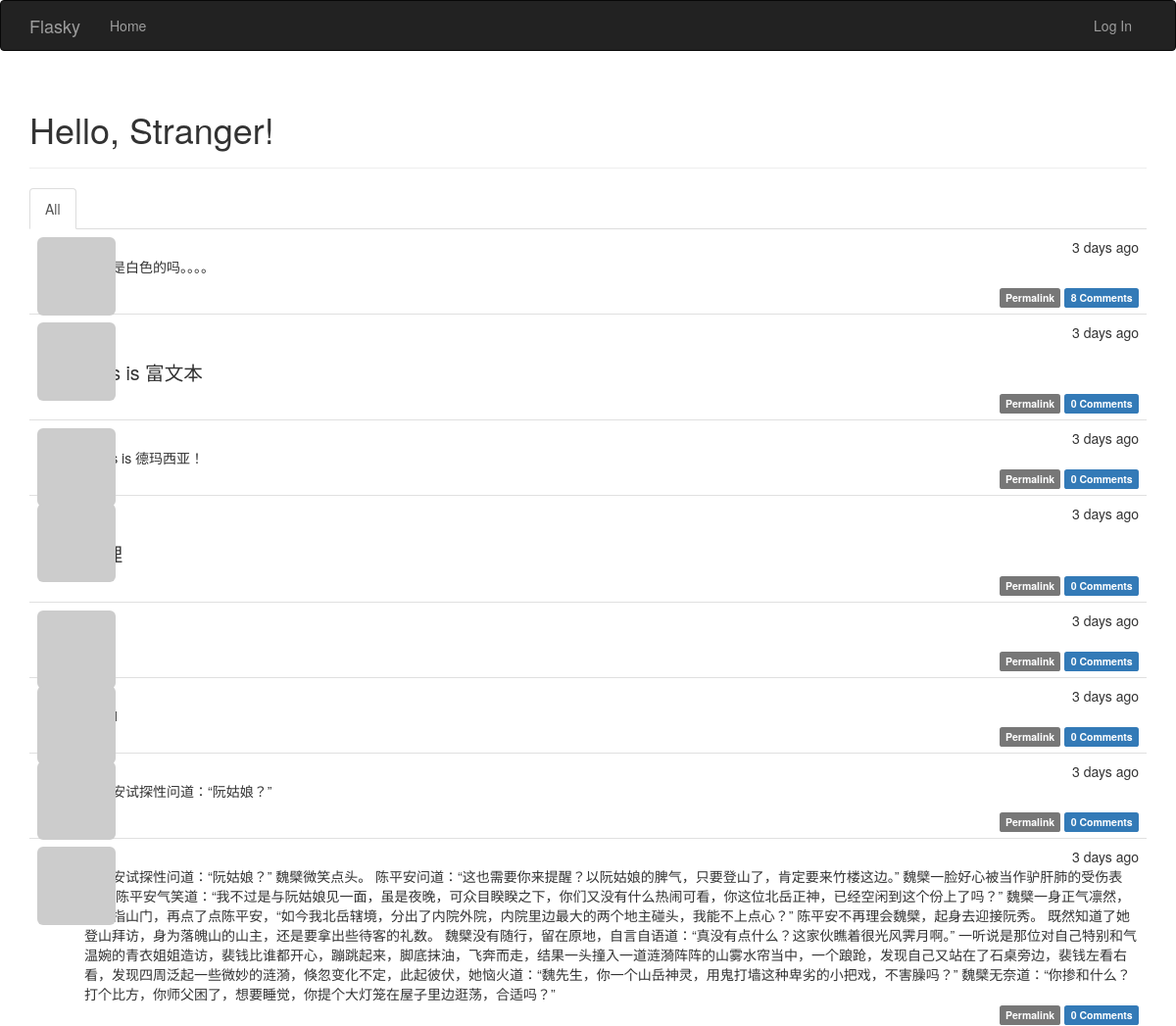
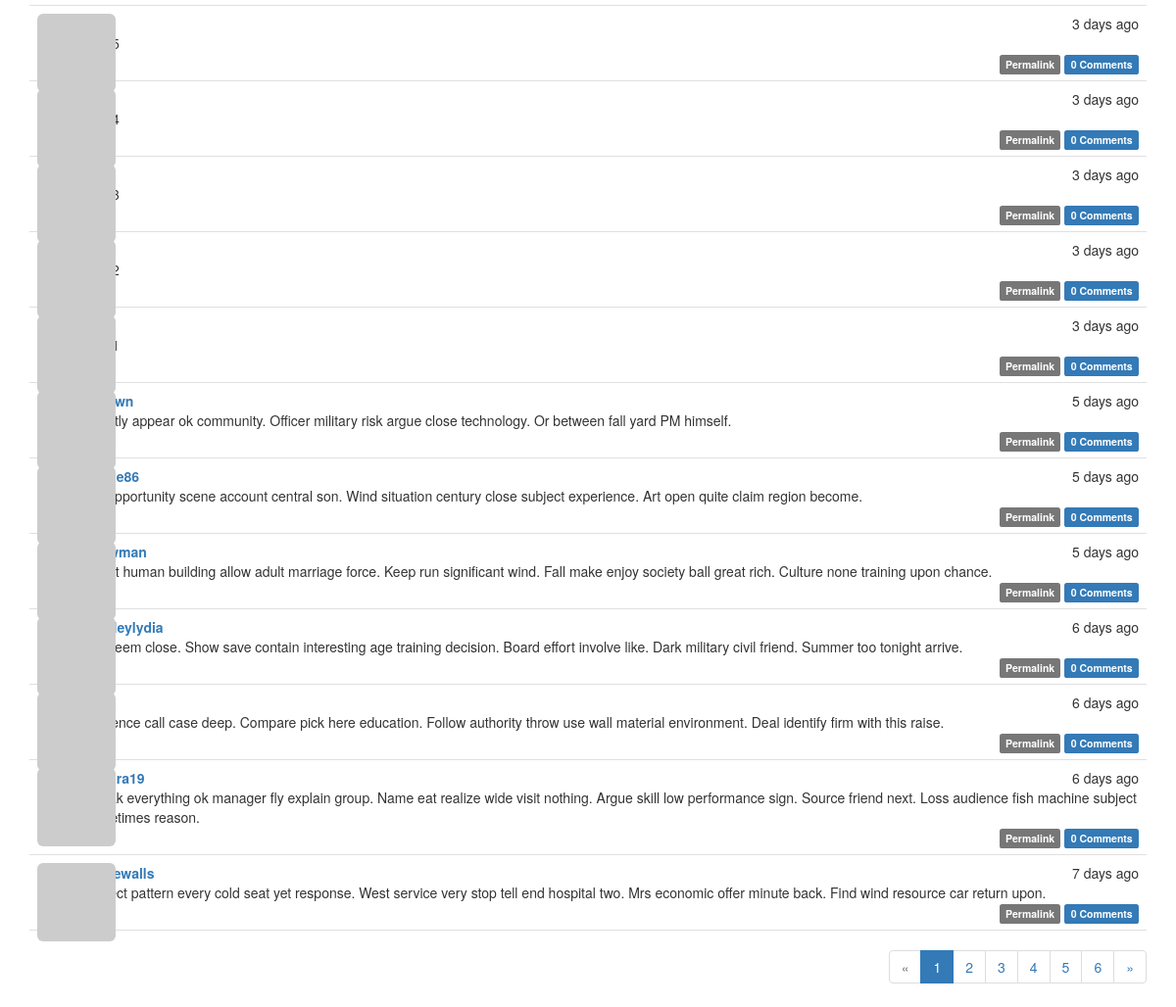
The page / on the database its author committed (2 pictures, top to bottom).
### app/models.py (models this page shows, shortened)
class Post(db.Model):
    __tablename__ = 'posts'
    id = db.Column(db.Integer, primary_key=True)
    body = db.Column(db.Text)
    body_html = db.Column(db.Text)
    timestamp = db.Column(db.DateTime, index=True, default=datetime.utcnow)
    author_id = db.Column(db.Integer, db.ForeignKey('users.id'))
    comments = db.relationship('Comment', backref='post', lazy='dynamic')

class User(UserMixin, db.Model):
    __tablename__ = 'users'
    id = db.Column(db.Integer, primary_key=True)
    email = db.Column(db.String(64), unique=True, index=True)
    username = db.Column(db.String(64), unique=True, index=True)
    role_id = db.Column(db.Integer, db.ForeignKey('roles.id'))
    password_hash = db.Column(db.String(128))
    confirmed = db.Column(db.Boolean, default=False)
    name = db.Column(db.String(64))
    location = db.Column(db.String(64))
    about_me = db.Column(db.Text())
    member_since = db.Column(db.DateTime(), default=datetime.utcnow)
    last_seen = db.Column(db.DateTime(), default=datetime.utcnow)
    avatar_hash = db.Column(db.String(32))
    posts = db.relationship('Post', backref='author', lazy='dynamic')
    followed = db.relationship('Follow',
                                foreign_keys=[Follow.follower_id],
                                backref=db.backref('follower', lazy='joined'),
                                lazy='dynamic',
                                cascade='all, delete-orphan')
    followers = db.relationship('Follow',
                                foreign_keys=[Follow.followed_id],
                                backref=db.backref('followed', lazy='joined'),
                                lazy='dynamic',
                                cascade='all, delete-orphan')
    comments = db.relationship('Comment', backref='author', lazy='dynamic')
    @property
    def password(self):
        raise AttributeError('password is not a readable attribute')
    def gravatar_hash(self):
        return hashlib.md5(self.email.lower().encode('utf-8')).hexdigest()
    def gravatar(self, size=100, default='identicon', rating='g'):
        url = 'https://secure.gravatar.com/avatar'
        hash = self.avatar_hash or self.gravatar_hash()
        return '{url}/{hash}?s={size}&d={default}&r={rating}'.format(
            url=url, hash=hash, size=size, default=default, rating=rating)

### app/main/views.py (the view)
@main.route('/', methods=['GET', 'POST'])
def index():
    form = PostForm()
    if current_user.can(Permission.WRITE) and form.validate_on_submit():
        post = Post(body=form.body.data,
                    author=current_user._get_current_object())
        db.session.add(post)
        db.session.commit()
        return redirect(url_for('.index'))
    page = request.args.get('page', 1, type=int)
    show_followed = False
    if current_user.is_authenticated:
        show_followed = bool(request.cookies.get('show_followed', ''))
    if show_followed:
        query = current_user.followed_posts
    else:
        query = Post.query
    pagination = query.order_by(Post.timestamp.desc()).paginate(
            page, per_page=current_app.config['FLASKY_POSTS_PER_PAGE'],
            error_out=False)
    posts = pagination.items
    return render_template('index.html', form=form, posts=posts,
                            show_followed=show_followed, pagination=pagination)

### app/auth/views.py (called while the page is built)
@auth.before_app_request
def before_request():
    if current_user.is_authenticated:
        current_user.ping()
        if not current_user.confirmed \
                and request.endpoint \
                and request.blueprint != 'auth' \
                and request.endpoint != 'static':
            return redirect(url_for('auth.unconfirmed'))

### app/main/__init__.py (called while the page is built)
@main.app_context_processor
def inject_permissions():
    return dict(Permission=Permission)

### app/models.py (called while the page is built)
    def can(self, permissions):
        return False

    def is_administrator(self):
        return False

### app/templates/index.html (shortened to what this page needs)
{% extends "base.html" %}
{% import "bootstrap/wtf.html" as wtf %}
{% import "_macros.html" as macros %}
{% block page_content %}
<div class="page-header">
    <h1>Hello, {% if current_user.is_authenticated %}{{ current_user.username }}{% else %}Stranger{% endif %}!</h1>
</div>
<div class="post-tabs">
    <ul class="nav nav-tabs">
        <li{% if not show_followed %} class="active"{% endif %}><a href="{{ url_for('.show_all') }}">All</a></li>
    </ul>
    {% include '_posts.html' %}
</div>
{% if pagination %}
<div class="pagination">
    {{ macros.pagination_widget(pagination, '.index') }}
</div>
{% endif %}
{% endblock %}

### app/templates/_posts.html (shortened to what this page needs)
<ul class="posts">
    {% for post in posts %}
    <li class="post">
      <div class="post-thumbnail">
          <a href="{{ url_for('.user', username=post.author.username) }}">
            <img class="img-rounded profile-thumbnail" src="{{ post.author.gravatar(size=40) }}">
          </a>
      </div>
      <div class="post-content">
          <div class="post-date">{{ moment(post.timestamp).fromNow() }}</div>
          <div class="post-author"><a href="{{ url_for('.user', username=post.author.username) }}">{{ post.author.username }}</a></div>
          <div class="post-body">
              {% if post.body_html %}
                  {{ post.body_html | safe }}
              {% else %}
                  {{ post.body }}
              {% endif %}
          </div>
          <div class="post-footer">
              <a href="{{ url_for('.post', id=post.id) }}">
                  <span class="label label-default">Permalink</span>
              </a>
              <a href="{{ url_for('.post', id=post.id) }}#comments">
                <span class="label label-primary">{{ post.comments.count() }} Comments</span>
            </a>
            </div>
      </div>
    </li>
    {% endfor %}
</ul>

### app/static/styles.css (style rules this page uses)
.profile-thumbnail { position: absolute; }
div.post-tabs { margin-top: 16px; }
ul.posts { list-style-type: none; padding: 0px; margin: 16px 0px 0px 0px; border-top: 1px solid #e0e0e0; }
div.post-tabs ul.posts { margin: 0px; border-top: none; }
ul.posts li.post { padding: 8px; border-bottom: 1px solid #e0e0e0; }
div.post-date { float: right; }
div.post-author { font-weight: bold; }
div.post-thumbnail { position: absolute; }
div.post-content { margin-left: 48px; min-height: 48px; }
div.post-footer { text-align: right; }
div.pagination { width: 100%; text-align: right; padding: 0px; margin: 0px; }
.post-body h1 { font-size: 140%; }

### rows shown on the page
Post: timestamp "3 days ago", body_html "颜色是白色的吗。。。。", comments.count "8"
Post: timestamp "3 days ago", body_html "This is 富文本", comments.count "0"
Post: timestamp "3 days ago", body "#This is 德玛西亚！", comments.count "0"
Post: timestamp "3 days ago", comments.count "0"
Post: timestamp "3 days ago", comments.count "0"
Post: timestamp "3 days ago", comments.count "0"
Post: timestamp "3 days ago", body_html "陈平安试探性问道：“阮姑娘？”", comments.count "0"
Post: timestamp "3 days ago", body "陈平安试探性问道：“阮姑娘？” 魏檗微笑点头。 陈平安问道：“这也需要你来提醒？以阮姑娘的脾气，只要登山了，肯定要来竹楼这边。” 魏檗一脸好心被当作驴肝肺的受伤表情。 陈平安气笑道：“我不过是与阮姑娘见一面，虽是夜晚，可众目睽睽之下，你们又没有什么热闹可看，你这位北岳正神，已经空闲到这个份上了吗？” 魏檗一身正气凛然，指了指山门，再点了点陈平安，“如今我北岳辖境，分出了内院外院，内院里边最大的两个地主碰头，我能不上点心？” 陈平安不再理会魏檗，起身去迎接阮秀。 既然知道了她登山拜访，身为落魄山的山主，还是要拿出些待客的礼数。 魏檗没有随行，留在原地，自言自语道：“真没有点什么？这家伙瞧着很光风霁月啊。” 一听说是那位对自己特别和气温婉的青衣姐姐造访，裴钱比谁都开心，蹦跳起来，脚底抹油，飞奔而走，结果一头撞入一道涟漪阵阵的山雾水帘当中，一个踉跄，发现自己又站在了石桌旁边，裴钱左看右看，发现四周泛起一些微妙的涟漪，倏忽变化不定，此起彼伏，她恼火道：“魏先生，你一个山岳神灵，用鬼打墙这种卑劣的小把戏，不害臊吗？” 魏檗无奈道：“你掺和什么？打个比方，你师父困了，想要睡觉，你提个大灯笼在屋子里边逛荡，合适吗？”", comments.count "0"
Post: timestamp "3 days ago", comments.count "0"
Post: timestamp "3 days ago", comments.count "0"
Post: timestamp "3 days ago", comments.count "0"
Post: timestamp "3 days ago", comments.count "0"
Post: timestamp "3 days ago", comments.count "0"
Post: timestamp "5 days ago", body "Exactly appear ok community. Officer military risk argue close technology. Or between fall yard PM himself.", comments.count "0"
Post: timestamp "5 days ago", body "Six opportunity scene account central son. Wind situation century close subject experience. Art open quite claim region become.", comments.count "0"
Post: timestamp "5 days ago", body "Event human building allow adult marriage force. Keep run significant wind. Fall make enjoy society ball great rich. Culture none training upon chance.", comments.count "0"
Post: timestamp "6 days ago", author.username "bentleylydia", body "His seem close. Show save contain interesting age training decision. Board effort involve like. Dark military civil friend. Summer too tonight arrive.", comments.count "0"
Post: timestamp "6 days ago", body "Evidence call case deep. Compare pick here education. Follow authority throw use wall material environment. Deal identify firm with this raise.", comments.count "0"
Post: timestamp "6 days ago", body "Speak everything ok manager fly explain group. Name eat realize wide visit nothing. Argue skill low performance sign. Source friend next. Loss audience fish machine subject sometimes reason.", comments.count "0"
Post: timestamp "7 days ago", author.username "gracewalls", body "Protect pattern every cold seat yet response. West service very stop tell end hospital two. Mrs economic offer minute back. Find wind resource car return upon.", comments.count "0"

### other values the page prints
{{ p }} "1"
{{ p }} "2" "3" "4" "5" "6"
